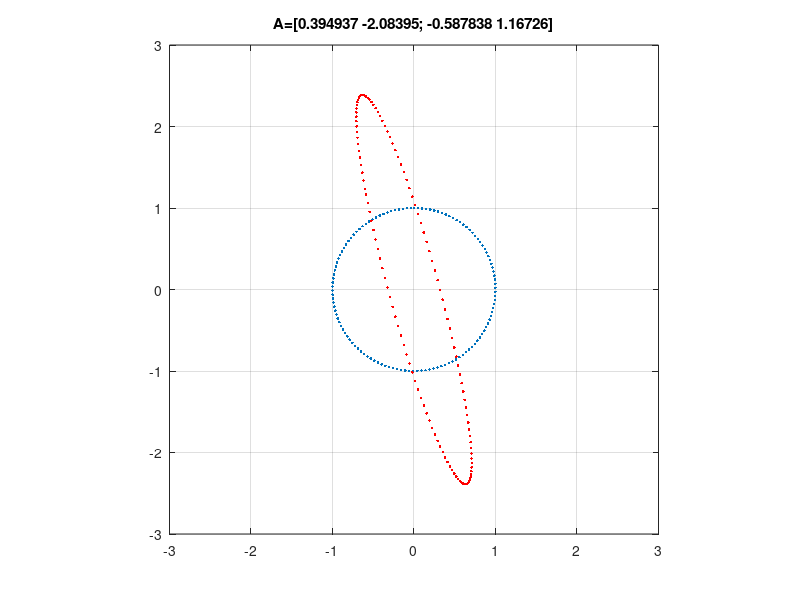

Source code (MATLAB):
%clean up whatever's going on
clf
clear all
clc

%define a unit circle
pts = 0:.05:2*pi;
xPts=sin(pts);
yPts=cos(pts);
plot(xPts,yPts,'.')
axis(3*[-1 1 -1 1])
axis equal
grid on

%define a random matrix
A=1.5*randn(2);

%set to 1 to enforce symmetric matrix
sym=0;
if sym
    A=(A+A')/2;
end

%print out the matrix
A
title(sprintf('A=[%g %g; %g %g]',A(1),A(2),A(3),A(4)))

%do the transform
newPts=A*[xPts;yPts];

hold on
plot(newPts(1,:),newPts(2,:),'r.')

%set to 1 to draw the connectors between original points and their images
connect=0;
if connect
    for i=1:length(pts)
        plot([xPts(i) newPts(1,i)],[yPts(i) newPts(2,i)],'k')
    end
end

%set to 1 to draw the eigenbasis (only works for symmetric A)
drawEig=0;
if sym & drawEig
    
    %do spectral decomposition and sort by eigenvalue magnitude
    [vects vals]=eig(A);
    vals=diag(vals);
    [sortVals order]=sort(abs(vals));
    order=flipud(order);
    sortVals=vals(order);
    vects=vects(:,order);

    %show eigenvectors
    plot([0 vects(1,1)],[0 vects(2,1)],'b','LineWidth',7)
    plot([0 vects(1,2)],[0 vects(2,2)],'b','LineWidth',7)    

    %set to 1 to scale eigenvectors by their eigenvalues
    drawVal=0;
    if drawVal
        plot([0 sortVals(1)*vects(1,1)],[0 sortVals(1)*vects(2,1)],'r','LineWidth',3)
        plot([0 sortVals(2)*vects(1,2)],[0 sortVals(2)*vects(2,2)],'r','LineWidth',3)     
    end

    %set to 1 to remove correlations by switching to eigenbasis
    whiten=0;
    if whiten
        whitened=vects'*newPts;
        plot(whitened(1,:),whitened(2,:),'g.')

        %set to 1 to undo scaling action of A
        normalize=0;
        if normalize
            normalized=diag(1./sortVals)*whitened; %the inverse of a diagonal matrix is the same matrix with the reciprocal of each entry on the diagonal
            plot(normalized(1,:),normalized(2,:),'k.','MarkerSize',20)
        end
        
        %set to 1 to undo rotation action of A -- this completes the
        %inversion of A
        rerotate=0;
        if rerotate
            rerotated=vects*normalized;
            plot(rerotated(1,:),rerotated(2,:),'y.','MarkerSize',20)
        end
    end
end
    
% discussion points

%note 4 free parameters in 2x2 operator
% - can pick a direction
% - stretch/flip along it
% - stretch/flip along the orthogonal
% - "twist" of points (which maps to which)

%only 3 free parameters in 2x2 symmetric matrix
% - so which parts of above parameters is lost?
% - equivalent question -- what can general operators do that symmetric
%   ones can't?
% - how is this reflected in real vs. complex eigenvalues/vectors?

%eigenvectors of a symmetric matrix form an orthonormal basis
%an orthonormal matrix is a rotation matrix.  why?
%what do eigenvalues near 0 mean?
%what do negative eigenvalues mean?
%why is A'+A symmetric for any A?